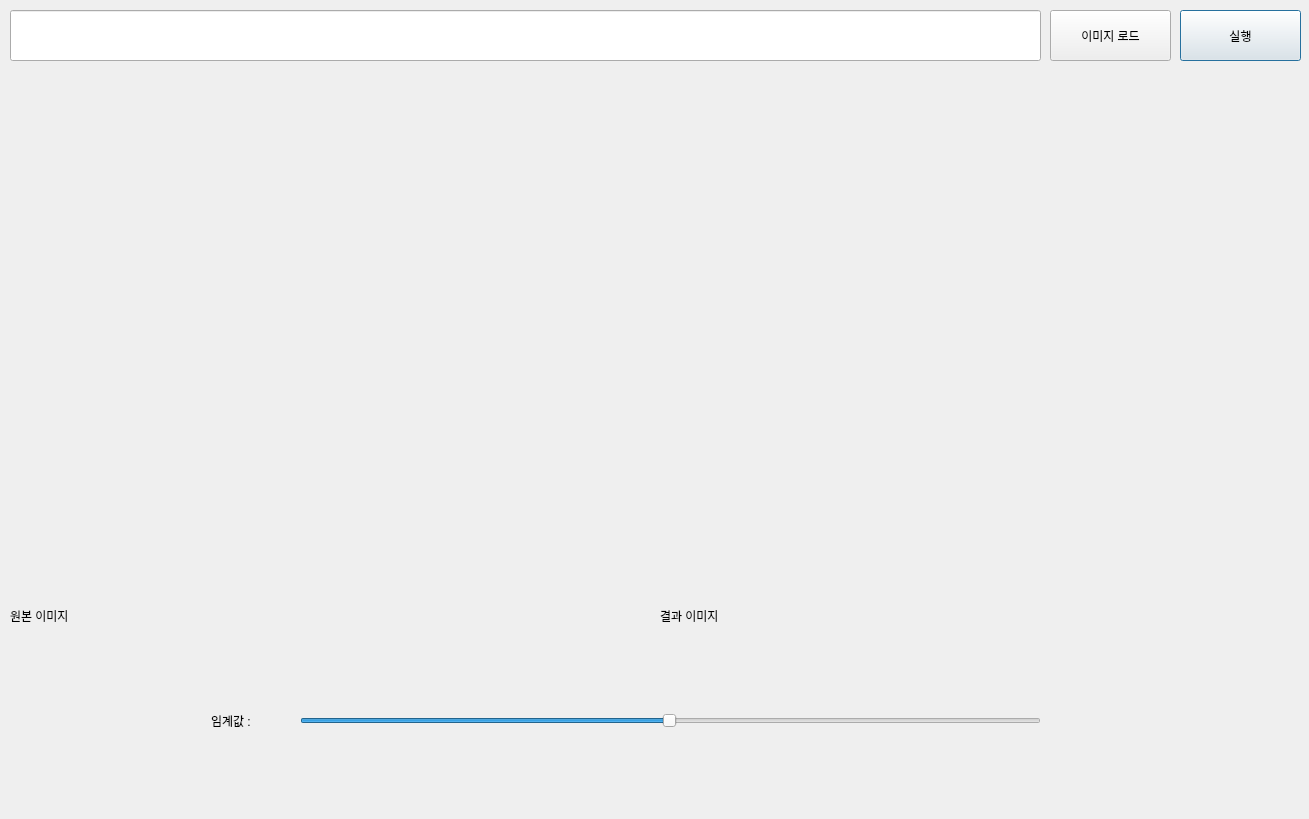
<?xml version="1.0" encoding="UTF-8"?>
<ui version="4.0">
 <class>Dialog</class>
 <widget class="QDialog" name="Dialog">
  <property name="geometry">
   <rect>
    <x>0</x>
    <y>0</y>
    <width>1309</width>
    <height>819</height>
   </rect>
  </property>
  <property name="windowTitle">
   <string>Dialog</string>
  </property>
  <widget class="QLabel" name="imgSrc">
   <property name="geometry">
    <rect>
     <x>10</x>
     <y>110</y>
     <width>640</width>
     <height>480</height>
    </rect>
   </property>
   <property name="text">
    <string/>
   </property>
  </widget>
  <widget class="QPushButton" name="procBtn">
   <property name="geometry">
    <rect>
     <x>1180</x>
     <y>10</y>
     <width>121</width>
     <height>51</height>
    </rect>
   </property>
   <property name="text">
    <string>실행</string>
   </property>
  </widget>
  <widget class="QPushButton" name="loadBtn">
   <property name="geometry">
    <rect>
     <x>1050</x>
     <y>10</y>
     <width>121</width>
     <height>51</height>
    </rect>
   </property>
   <property name="text">
    <string>이미지 로드</string>
   </property>
  </widget>
  <widget class="QLabel" name="imgDst">
   <property name="geometry">
    <rect>
     <x>660</x>
     <y>110</y>
     <width>640</width>
     <height>480</height>
    </rect>
   </property>
   <property name="text">
    <string/>
   </property>
  </widget>
  <widget class="QLineEdit" name="filePath">
   <property name="geometry">
    <rect>
     <x>10</x>
     <y>10</y>
     <width>1031</width>
     <height>51</height>
    </rect>
   </property>
  </widget>
  <widget class="QLabel" name="label">
   <property name="geometry">
    <rect>
     <x>10</x>
     <y>600</y>
     <width>641</width>
     <height>31</height>
    </rect>
   </property>
   <property name="text">
    <string>원본 이미지</string>
   </property>
  </widget>
  <widget class="QLabel" name="label_2">
   <property name="geometry">
    <rect>
     <x>660</x>
     <y>600</y>
     <width>641</width>
     <height>31</height>
    </rect>
   </property>
   <property name="text">
    <string>결과 이미지</string>
   </property>
  </widget>
  <widget class="QSlider" name="hSlider">
   <property name="geometry">
    <rect>
     <x>300</x>
     <y>710</y>
     <width>741</width>
     <height>22</height>
    </rect>
   </property>
   <property name="maximum">
    <number>255</number>
   </property>
   <property name="singleStep">
    <number>1</number>
   </property>
   <property name="value">
    <number>127</number>
   </property>
   <property name="orientation">
    <enum>Qt::Horizontal</enum>
   </property>
  </widget>
  <widget class="QLabel" name="label_threshold">
   <property name="geometry">
    <rect>
     <x>211</x>
     <y>706</y>
     <width>81</width>
     <height>30</height>
    </rect>
   </property>
   <property name="text">
    <string>임계값 :</string>
   </property>
  </widget>
 </widget>
 <resources/>
 <connections/>
</ui>
